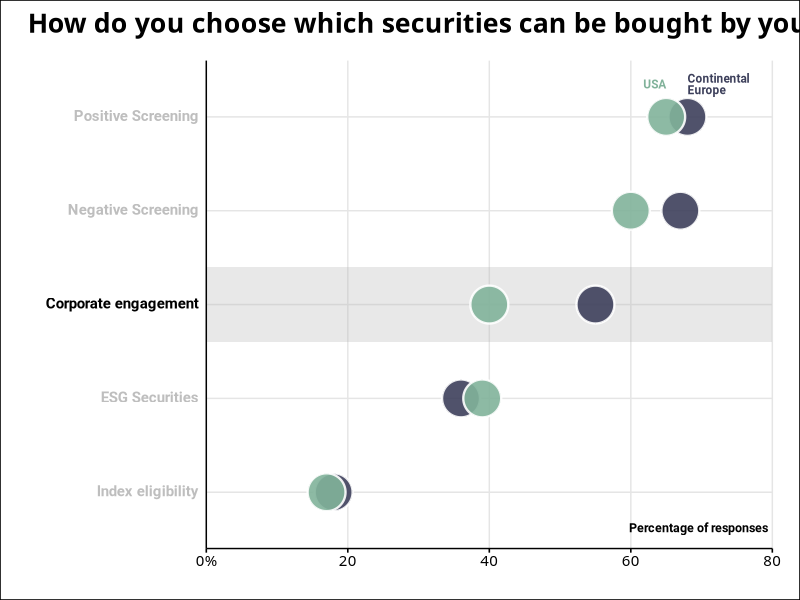

Write the R code that produced this figure.
library(tidyverse)
library(ggtext)
library(here)

# Source: https://www.investmentbank.barclays.com/content/dam/barclaysmicrosites/ibpublic/documents/our-insights/10_ESG_Themes_2021/Barclays_Investment_Bank_Sustainability_Matters_10_ESG_Themes_for_2021.pdf
# Bar chart on page 6

data <- tibble(
 question = rep(c("<b style='color: grey'>Positive Screening</b>", 
                  "<b style='color: grey'>Negative Screening</b>", 
                  "<b style='color: grey'>ESG Securities</b>", 
                  "<b>Corporate engagement</b>", 
                  "<b style='color: grey'>Index eligibility</b>"), 2),
 perc_response = c(68, 67, 36, 55, 18, 65, 60, 39, 40, 17),
 highlight = rep(c(0, 0, 0, Inf, 0), 2),
 area = rep(c("Continental Europe", "USA"), each = 5)
)

data <- 
  data %>% 
  mutate(question = fct_reorder(question, perc_response))

p <- ggplot(data) +
  geom_col(aes(x = highlight, y = question), fill = "grey70", alpha = 0.3, width = 0.8) +
  geom_point(aes(x = perc_response, y = question, fill = area), 
             shape = 21, size = 12, color = "white", 
             alpha = 0.9, stroke = 1.2, show.legend = FALSE) +
  annotate("text", x = 68, y = 5.35, label = "Continental\nEurope", family = "Roboto", 
           fontface = "bold", size = 3, color = "#3d405b", hjust = 0, lineheight = 0.8) +
  annotate("text", x = 65, y = 5.35, label = "USA", family = "Roboto", 
           fontface = "bold", size = 3, color = "#81b29a", hjust = 1) +
  scale_x_continuous(expand = c(0, 0), limits = c(0, 80), breaks = seq(0, 80, 20), labels = c("0%", "20", "40", "60", "80")) +
  scale_fill_manual(values = c("Continental Europe" = "#3d405b", "USA" = "#81b29a")) +
  labs(title = "How do you choose which securities can be bought by your ESG funds?",
       x = "Percentage of responses", y = "") +
  coord_cartesian(clip = "off") +
  ggthemes::theme_clean(base_family = "Roboto") +
  theme(
    plot.margin = margin(10, 20, 10, 20),
    plot.title.position = "plot",
    plot.title = element_text(family = "Oswald", size = rel(1.6), margin = margin(b = 15)),
    panel.grid.minor = element_blank(),
    panel.grid.major.x = element_line(color = "grey90", size = 0.5, linetype = "solid"),
    panel.grid.major.y = element_line(color = "grey90", size = 0.5, linetype = "solid"),
    axis.ticks.y = element_blank(),
    axis.text.x = element_text(family = "JetBrains Mono", size = rel(1.2)),
    axis.text.y = element_markdown(size = rel(1.2)), 
    axis.title.x = element_text(hjust = 0.99, vjust = 18, size = rel(0.9), face = "bold")
  )

ggsave(here("barclays-plot", "plot.png"), p, width = 9, height = 6, dpi = 320)
